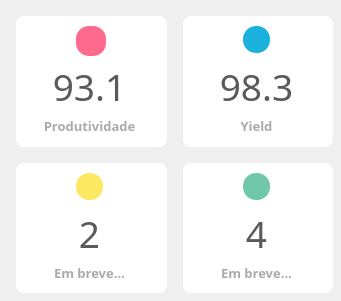
      <widget class="QWidget" name="gridLayoutWidget">
       <property name="geometry">
        <rect>
         <x>0</x>
         <y>0</y>
         <width>341</width>
         <height>301</height>
        </rect>
       </property>
       <layout class="QGridLayout" name="frame_metrics">
        <property name="leftMargin">
         <number>16</number>
        </property>
        <property name="topMargin">
         <number>16</number>
        </property>
        <property name="rightMargin">
         <number>8</number>
        </property>
        <property name="bottomMargin">
         <number>8</number>
        </property>
        <property name="spacing">
         <number>16</number>
        </property>
        <item row="0" column="0">
         <widget class="QWidget" name="container_productivity" native="true">
          <property name="styleSheet">
           <string notr="true">background-color:white;border-radius:8px;</string>
          </property>
          <widget class="QWidget" name="icon_productivity" native="true">
           <property name="geometry">
            <rect>
             <x>60</x>
             <y>10</y>
             <width>30</width>
             <height>30</height>
            </rect>
           </property>
           <property name="styleSheet">
            <string notr="true">image:url(:/Img/productivty);
border-radius:13px;
background-color:#fe6a8c;</string>
           </property>
          </widget>
          <widget class="QLabel" name="lbl_productivity">
           <property name="geometry">
            <rect>
             <x>0</x>
             <y>100</y>
             <width>147</width>
             <height>20</height>
            </rect>
           </property>
           <property name="font">
            <font>
             <family>Inter UI</family>
             <pointsize>10</pointsize>
             <weight>75</weight>
             <bold>true</bold>
            </font>
           </property>
           <property name="styleSheet">
            <string notr="true">color:rgb(170,170,170)</string>
           </property>
           <property name="text">
            <string>Produtividade</string>
           </property>
           <property name="alignment">
            <set>Qt::AlignCenter</set>
           </property>
          </widget>
          <widget class="QLabel" name="lbl_value_productivity">
           <property name="geometry">
            <rect>
             <x>0</x>
             <y>40</y>
             <width>147</width>
             <height>60</height>
            </rect>
           </property>
           <property name="font">
            <font>
             <family>Inter UI</family>
             <pointsize>28</pointsize>
             <weight>50</weight>
             <bold>false</bold>
            </font>
           </property>
           <property name="styleSheet">
            <string notr="true">background-color:transparent;color:rgb(90,90,90)</string>
           </property>
           <property name="text">
            <string>93.1</string>
           </property>
           <property name="alignment">
            <set>Qt::AlignCenter</set>
           </property>
          </widget>
         </widget>
        </item>
        <item row="0" column="1">
         <widget class="QWidget" name="container_yield_metric" native="true">
          <property name="styleSheet">
           <string notr="true">background-color:white;border-radius:8px;</string>
          </property>
          <widget class="QWidget" name="icon_yield" native="true">
           <property name="geometry">
            <rect>
             <x>60</x>
             <y>10</y>
             <width>27</width>
             <height>27</height>
            </rect>
           </property>
           <property name="styleSheet">
            <string notr="true">image:url(:/Img/yield);
border-radius:13px;
background-color: #1bb1dd;</string>
           </property>
          </widget>
          <widget class="QLabel" name="lbl_yield">
           <property name="geometry">
            <rect>
             <x>0</x>
             <y>100</y>
             <width>147</width>
             <height>20</height>
            </rect>
           </property>
           <property name="font">
            <font>
             <family>Inter UI</family>
             <pointsize>10</pointsize>
             <weight>75</weight>
             <bold>true</bold>
            </font>
           </property>
           <property name="styleSheet">
            <string notr="true">color:rgb(170,170,170)</string>
           </property>
           <property name="text">
            <string>Yield</string>
           </property>
           <property name="alignment">
            <set>Qt::AlignCenter</set>
           </property>
          </widget>
          <widget class="QLabel" name="lbl_value_yield">
           <property name="geometry">
            <rect>
             <x>0</x>
             <y>40</y>
             <width>147</width>
             <height>60</height>
            </rect>
           </property>
           <property name="font">
            <font>
             <family>Inter UI</family>
             <pointsize>28</pointsize>
             <weight>50</weight>
             <bold>false</bold>
            </font>
           </property>
           <property name="styleSheet">
            <string notr="true">background-color:transparent;color:rgb(90,90,90)</string>
           </property>
           <property name="text">
            <string>98.3</string>
           </property>
           <property name="alignment">
            <set>Qt::AlignCenter</set>
           </property>
          </widget>
         </widget>
        </item>
        <item row="1" column="1">
         <widget class="QWidget" name="container_jabilcoins" native="true">
          <property name="styleSheet">
           <string notr="true">background-color:white;border-radius:8px;</string>
          </property>
          <widget class="QWidget" name="icon_jabilcoins" native="true">
           <property name="geometry">
            <rect>
             <x>60</x>
             <y>10</y>
             <width>27</width>
             <height>27</height>
            </rect>
           </property>
           <property name="styleSheet">
            <string notr="true">image: url(:/Img/jabilcoins);
border-radius:13px;
background-color: #70c7aa;</string>
           </property>
          </widget>
          <widget class="QLabel" name="lbl_jabilcoins">
           <property name="geometry">
            <rect>
             <x>0</x>
             <y>100</y>
             <width>147</width>
             <height>20</height>
            </rect>
           </property>
           <property name="font">
            <font>
             <family>Inter UI</family>
             <pointsize>10</pointsize>
             <weight>75</weight>
             <bold>true</bold>
            </font>
           </property>
           <property name="styleSheet">
            <string notr="true">color:rgb(170,170,170)</string>
           </property>
           <property name="text">
            <string>Em breve...</string>
           </property>
           <property name="alignment">
            <set>Qt::AlignCenter</set>
           </property>
          </widget>
          <widget class="QLabel" name="lbl_value_jabilcoins">
           <property name="geometry">
            <rect>
             <x>0</x>
             <y>40</y>
             <width>147</width>
             <height>60</height>
            </rect>
           </property>
           <property name="font">
            <font>
             <family>Inter UI</family>
             <pointsize>28</pointsize>
             <weight>50</weight>
             <bold>false</bold>
            </font>
           </property>
           <property name="styleSheet">
            <string notr="true">background-color:transparent;color:rgb(90,90,90)</string>
           </property>
           <property name="text">
            <string>4</string>
           </property>
           <property name="alignment">
            <set>Qt::AlignCenter</set>
           </property>
          </widget>
         </widget>
        </item>
        <item row="1" column="0">
         <widget class="QWidget" name="container_goodideas" native="true">
          <property name="styleSheet">
           <string notr="true">background-color:white;border-radius:8px;</string>
          </property>
          <widget class="QWidget" name="icon_goodideas" native="true">
           <property name="geometry">
            <rect>
             <x>60</x>
             <y>10</y>
             <width>27</width>
             <height>27</height>
            </rect>
           </property>
           <property name="styleSheet">
            <string notr="true">image:url(:/Img/lamp.png);
border-radius:13px;
background-color: #fce861;</string>
           </property>
          </widget>
          <widget class="QLabel" name="lbl_goodideas">
           <property name="geometry">
            <rect>
             <x>0</x>
             <y>100</y>
             <width>147</width>
             <height>20</height>
            </rect>
           </property>
           <property name="font">
            <font>
             <family>Inter UI</family>
             <pointsize>10</pointsize>
             <weight>75</weight>
             <bold>true</bold>
            </font>
           </property>
           <property name="styleSheet">
            <string notr="true">color:rgb(170,170,170)</string>
           </property>
           <property name="text">
            <string>Em breve...</string>
           </property>
           <property name="alignment">
            <set>Qt::AlignCenter</set>
           </property>
          </widget>
          <widget class="QLabel" name="lbl_value_goodideas">
           <property name="geometry">
            <rect>
             <x>0</x>
             <y>40</y>
             <width>147</width>
             <height>60</height>
            </rect>
           </property>
           <property name="font">
            <font>
             <family>Inter UI</family>
             <pointsize>28</pointsize>
             <weight>50</weight>
             <bold>false</bold>
            </font>
           </property>
           <property name="styleSheet">
            <string notr="true">background-color:transparent;color:rgb(90,90,90)</string>
           </property>
           <property name="text">
            <string>2</string>
           </property>
           <property name="alignment">
            <set>Qt::AlignCenter</set>
           </property>
          </widget>
         </widget>
        </item>
       </layout>
      </widget>
